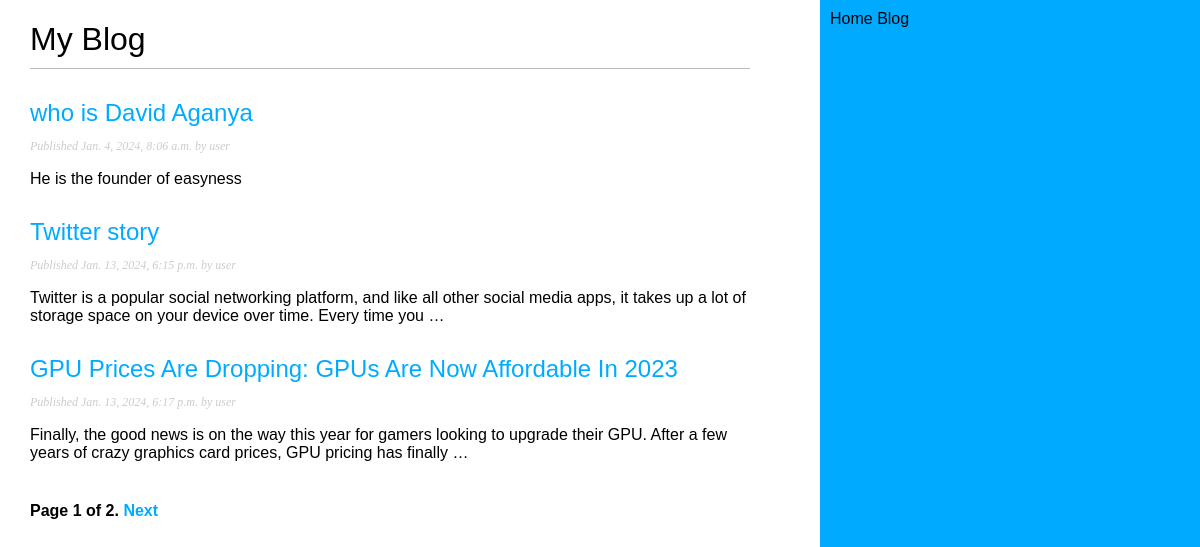
Screenshot of /blog/ with the database file from the repository.
### blog/models.py (models this page shows, shortened)
class Post(models.Model):
 class Status(models.TextChoices):
       DRAFT = 'DF', 'Draft'
       PUBLISHED = 'PB', 'Published'
 title = models.CharField(max_length=250)
 slug = models.SlugField(max_length=250,
                        unique_for_date='publish')
 author = models.ForeignKey(User, on_delete=models.CASCADE, related_name='blog_posts')
 body = models.TextField()
 publish = models.DateTimeField(default=timezone.now)
 created = models.DateTimeField(auto_now_add=True)
 updated = models.DateTimeField(auto_now=True)
 status = models.CharField(max_length=2,choices=Status.choices, default=Status.DRAFT)
 objects = models.Manager() # The default manager.
 published = PublishedManager() # Our custom manager.
 class Meta:
     ordering : ['-publish']
     indexes = [
       models.Index(fields=['-publish']),
   ]
 def get_absolute_url(self):
     return reverse('blog:post_detail',
                     args=[self.publish.year,
                     self.publish.month,
                     self.publish.day,
                     self.slug])

### blog/views.py (the view)
# urls.py: path('',views.post_list, name='post_list'),
def post_list(request):
     post_list = Post.published.all()
     paginator = Paginator(post_list,3)
     page_number = request.GET.get('page', 1)
     try:
        posts = paginator.page(page_number)
     except PageNotAnInteger :
            posts = paginator.page(1)
     except EmptyPage:
        posts = paginator.page(paginator.num_pages)
     return render(request,
                  'blog/post/list.html',
                  {'posts': posts})

### blog/models.py (called while the page is built)
     def get_queryset(self):
        return super().get_queryset()\
        .filter(status=Post.Status.PUBLISHED)

### blog/templates/blog/post/list.html (shortened to what this page needs)
{% extends "blog/base.html" %}
{% block content %}
 <h1>My Blog</h1>
 {% for post in posts %}
 <h2>
 <a href="{{ post.get_absolute_url }}">
 {{ post.title }}
 </a>
 </h2>
 <p class="date">
 Published {{ post.publish }} by {{ post.author }}
 </p>
 {{ post.body|truncatewords:30|linebreaks }}
 {% endfor %}
 {% include "pagination.html" with page=posts %}
{% endblock %}

### blog/static/css/blog.css (style rules this page uses)
body { margin:0; padding:0; font-family:helvetica, sans-serif; }
a { color:#00abff; text-decoration:none; }
h1 { font-weight:normal; border-bottom:1px solid #bbb; padding:0 0 10px 0; }
h2 { font-weight:normal; margin:30px 0 0; }
p.date { color:#ccc; font-family: georgia, serif; font-size: 12px; font-style: italic; }

### rows the page displays
Post: title "who is David Aganya", publish "Jan. 4, 2024, 8:06 a.m.", author "user", body "He is the founder of easyness"
Post: title "Twitter story", publish "Jan. 13, 2024, 6:15 p.m.", author "user", body "Twitter is a popular social networking platform, and like all other social media apps, it takes up a lot of storage space on your device over time. Every time you …"
Post: title "GPU Prices Are Dropping: GPUs Are Now Affordable In 2023", publish "Jan. 13, 2024, 6:17 p.m.", author "user", body "Finally, the good news is on the way this year for gamers looking to upgrade their GPU. After a few years of crazy graphics card prices, GPU pricing has finally …"

### other values shown
{{ page.number }} "1"
{{ page.paginator.num_pages }} "2"
